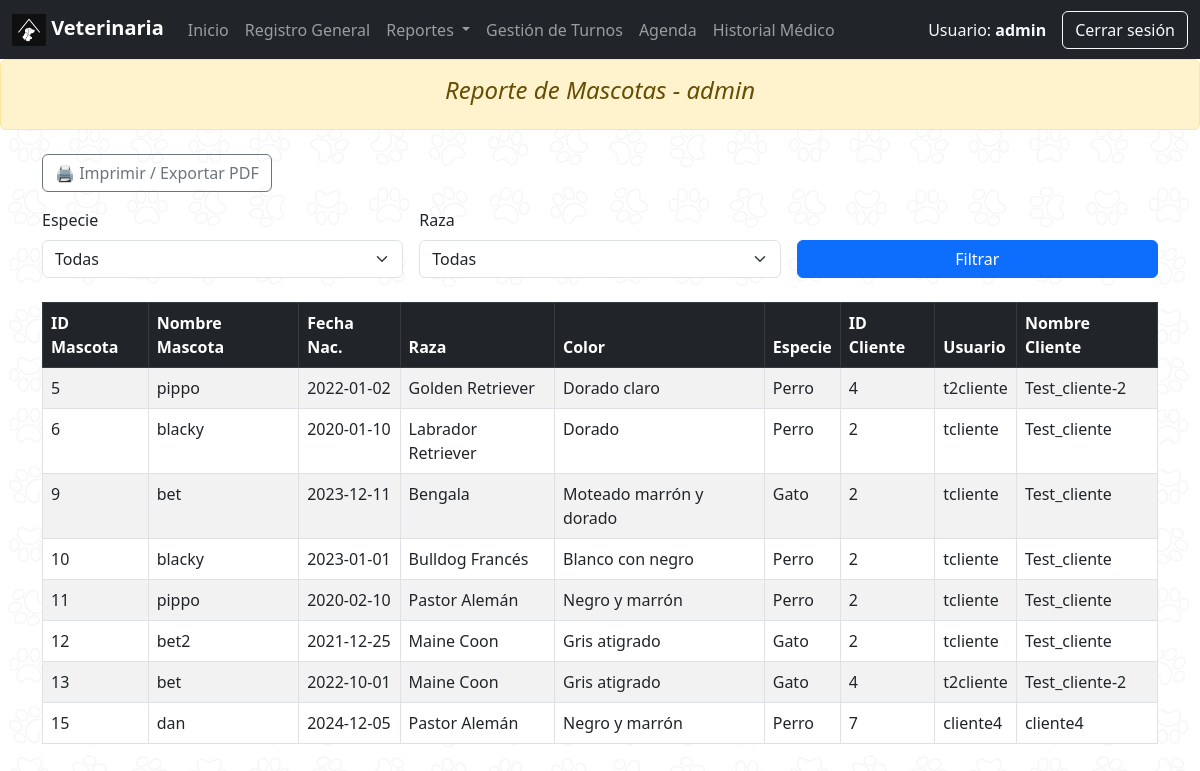
Page /_backup/php/admin_report_mascotas.php (signed in) on the committed database.
### tables this page shows
CREATE TABLE `mascota` (
  `ID_Mascota` int(11) NOT NULL,
  `Nombre` varchar(50) NOT NULL,
  `Fecha_Nacimiento` date DEFAULT NULL,
  `ID_Raza` int(11) NOT NULL,
  `ID_Cliente` int(11) NOT NULL
);

CREATE TABLE `raza` (
  `ID_Raza` int(11) NOT NULL,
  `Nombre_Raza` varchar(50) NOT NULL,
  `ID_Especie` int(11) NOT NULL,
  `Color` varchar(30) DEFAULT NULL
);

CREATE TABLE `especie` (
  `ID_Especie` int(11) NOT NULL,
  `Nombre_Especie` varchar(50) NOT NULL
);

CREATE TABLE `cliente` (
  `ID_Cliente` int(11) NOT NULL,
  `Nombre` varchar(50) NOT NULL,
  `Apellido` varchar(50) NOT NULL,
  `DNI` varchar(20) NOT NULL,
  `Telefono` varchar(20) DEFAULT NULL,
  `Email` varchar(100) NOT NULL,
  `Direccion` varchar(150) DEFAULT NULL,
  `Fecha_Nacimiento` date DEFAULT NULL,
  `ID_Usuario` int(11) NOT NULL
);

CREATE TABLE `usuario` (
  `ID_Usuario` int(11) NOT NULL,
  `Nombre_Usuario` varchar(50) NOT NULL,
  `Password` varchar(255) NOT NULL,
  `ID_Rol` int(11) NOT NULL
);

### _backup/php/admin_report_mascotas.php (the view, shortened to what this page needs)
<?php
require("conexion.php");
require("inc/menu_admin.php");
$usuario = $_SESSION['usuario']['Nombre_Usuario'] ?? 'Administrador';
$where = [];
$whereSQL = $where ? "WHERE " . implode(" AND ", $where) : '';
$query = "
SELECT
  m.ID_Mascota,
  m.Nombre AS NombreMascota,
  m.Fecha_Nacimiento AS FechaMascota,
  r.Nombre_Raza,
  r.Color,
  e.Nombre_Especie,
  c.ID_Cliente,
  u.Nombre_Usuario AS Usuario,
  c.Nombre AS NombreCliente
FROM Mascota m
JOIN Raza r     ON m.ID_Raza    = r.ID_Raza
JOIN Especie e  ON r.ID_Especie = e.ID_Especie
JOIN Cliente c  ON m.ID_Cliente = c.ID_Cliente
JOIN Usuario u  ON c.ID_Usuario = u.ID_Usuario
{$whereSQL}
ORDER BY m.ID_Mascota";
$resultado = $conexion->query($query);
?>
<!DOCTYPE html>
<html lang="es">
<head>
  <link href="https://cdn.jsdelivr.net/npm/bootstrap@5.3.0/dist/css/bootstrap.min.css" rel="stylesheet">
  <link href="css/custom.css" rel="stylesheet">
</head>
<body>
  <div class="alert alert-warning text-center fst-italic" role="alert">
    <h4>Reporte de Mascotas - <?= htmlspecialchars($usuario) ?></h4>
  </div>
  <div class="container mt-4">
    <div class="mb-3">
      <button onclick="imprimirReporte()" class="btn btn-outline-secondary">🖨️ Imprimir / Exportar PDF</button>
    </div>
    <form method="get" class="row g-3 mb-4">
      <div class="col-md-4">
        <label class="form-label">Especie</label>
        <select name="especie" class="form-select">
          <option value="">Todas</option>
        </select>
      </div>
      <div class="col-md-4">
        <label class="form-label">Raza</label>
        <select name="raza" class="form-select">
          <option value="">Todas</option>
        </select>
      </div>
      <div class="col-md-4 align-self-end">
        <button type="submit" class="btn btn-primary w-100">Filtrar</button>
      </div>
    </form>
    <table class="table table-bordered table-striped">
      <thead class="table-dark">
        <tr>
          <th>ID Mascota</th>
          <th>Nombre Mascota</th>
          <th>Fecha Nac.</th>
          <th>Raza</th>
          <th>Color</th>
          <th>Especie</th>
          <th>ID Cliente</th>
          <th>Usuario</th>
          <th>Nombre Cliente</th>
        </tr>
      </thead>
      <tbody>
        <?php while ($fila = $resultado->fetch_assoc()): ?>
        <tr>
          <td><?= $fila['ID_Mascota'] ?></td>
          <td><?= htmlspecialchars($fila['NombreMascota']) ?></td>
          <td><?= htmlspecialchars($fila['FechaMascota']) ?></td>
          <td><?= htmlspecialchars($fila['Nombre_Raza']) ?></td>
          <td><?= htmlspecialchars($fila['Color']) ?></td>
          <td><?= htmlspecialchars($fila['Nombre_Especie']) ?></td>
          <td><?= $fila['ID_Cliente'] ?></td>
          <td><?= htmlspecialchars($fila['Usuario']) ?></td>
          <td><?= htmlspecialchars($fila['NombreCliente']) ?></td>
        </tr>
        <?php endwhile; ?>
      </tbody>
    </table>
  </div>
</body>
</html>

### css/custom.css (style rules this page uses)
body { background-image: url('img/fondo_pet.jpg'); background-repeat: repeat; background-attachment: fixed; }
body::before { content: ""; position: fixed; top: 0; left: 0; width: 100vw; height: 100vh; background: rgba(255,255,255,0.5); pointer-events: none; z-index: -1; }

### _backup/php/admin_report_mascotas.php (style rules this page uses)
body { background-image: url('img/paws_background.png'); background-repeat: repeat; background-attachment: fixed; }
body::before { content: ""; position: fixed; top: 0; left: 0; width: 100vw; height: 100vh; background: rgba(255,255,255,0.5); pointer-events: none; z-index: -1; }

### rows in the picture
mascota: ID_Mascota "5", Nombre "pippo", Fecha_Nacimiento "2022-01-02", ID_Raza.Nombre_Raza "Golden Retriever", ID_Raza.Color "Dorado claro", especie.Nombre_Especie "Perro", ID_Cliente.ID_Cliente "4", usuario.Nombre_Usuario "t2cliente", ID_Cliente.Nombre "Test_cliente-2"
mascota: ID_Mascota "6", Nombre "blacky", Fecha_Nacimiento "2020-01-10", ID_Raza.Nombre_Raza "Labrador Retriever", ID_Raza.Color "Dorado", especie.Nombre_Especie "Perro", ID_Cliente.ID_Cliente "2", usuario.Nombre_Usuario "tcliente", ID_Cliente.Nombre "Test_cliente"
mascota: ID_Mascota "9", Nombre "bet", Fecha_Nacimiento "2023-12-11", ID_Raza.Nombre_Raza "Bengala", ID_Raza.Color "Moteado marrón y dorado", especie.Nombre_Especie "Gato", ID_Cliente.ID_Cliente "2", usuario.Nombre_Usuario "tcliente", ID_Cliente.Nombre "Test_cliente"
mascota: ID_Mascota "10", Nombre "blacky", Fecha_Nacimiento "2023-01-01", ID_Raza.Nombre_Raza "Bulldog Francés", ID_Raza.Color "Blanco con negro", especie.Nombre_Especie "Perro", ID_Cliente.ID_Cliente "2", usuario.Nombre_Usuario "tcliente", ID_Cliente.Nombre "Test_cliente"
mascota: ID_Mascota "11", Nombre "pippo", Fecha_Nacimiento "2020-02-10", ID_Raza.Nombre_Raza "Pastor Alemán", ID_Raza.Color "Negro y marrón", especie.Nombre_Especie "Perro", ID_Cliente.ID_Cliente "2", usuario.Nombre_Usuario "tcliente", ID_Cliente.Nombre "Test_cliente"
mascota: ID_Mascota "12", Nombre "bet2", Fecha_Nacimiento "2021-12-25", ID_Raza.Nombre_Raza "Maine Coon", ID_Raza.Color "Gris atigrado", especie.Nombre_Especie "Gato", ID_Cliente.ID_Cliente "2", usuario.Nombre_Usuario "tcliente", ID_Cliente.Nombre "Test_cliente"
mascota: ID_Mascota "13", Nombre "bet", Fecha_Nacimiento "2022-10-01", ID_Raza.Nombre_Raza "Maine Coon", ID_Raza.Color "Gris atigrado", especie.Nombre_Especie "Gato", ID_Cliente.ID_Cliente "4", usuario.Nombre_Usuario "t2cliente", ID_Cliente.Nombre "Test_cliente-2"
mascota: ID_Mascota "15", Nombre "dan", Fecha_Nacimiento "2024-12-05", ID_Raza.Nombre_Raza "Pastor Alemán", ID_Raza.Color "Negro y marrón", especie.Nombre_Especie "Perro", ID_Cliente.ID_Cliente "7", usuario.Nombre_Usuario "cliente4", ID_Cliente.Nombre "cliente4"

### other values in the picture
$nombreUsuario "admin"
$usuario "admin"
